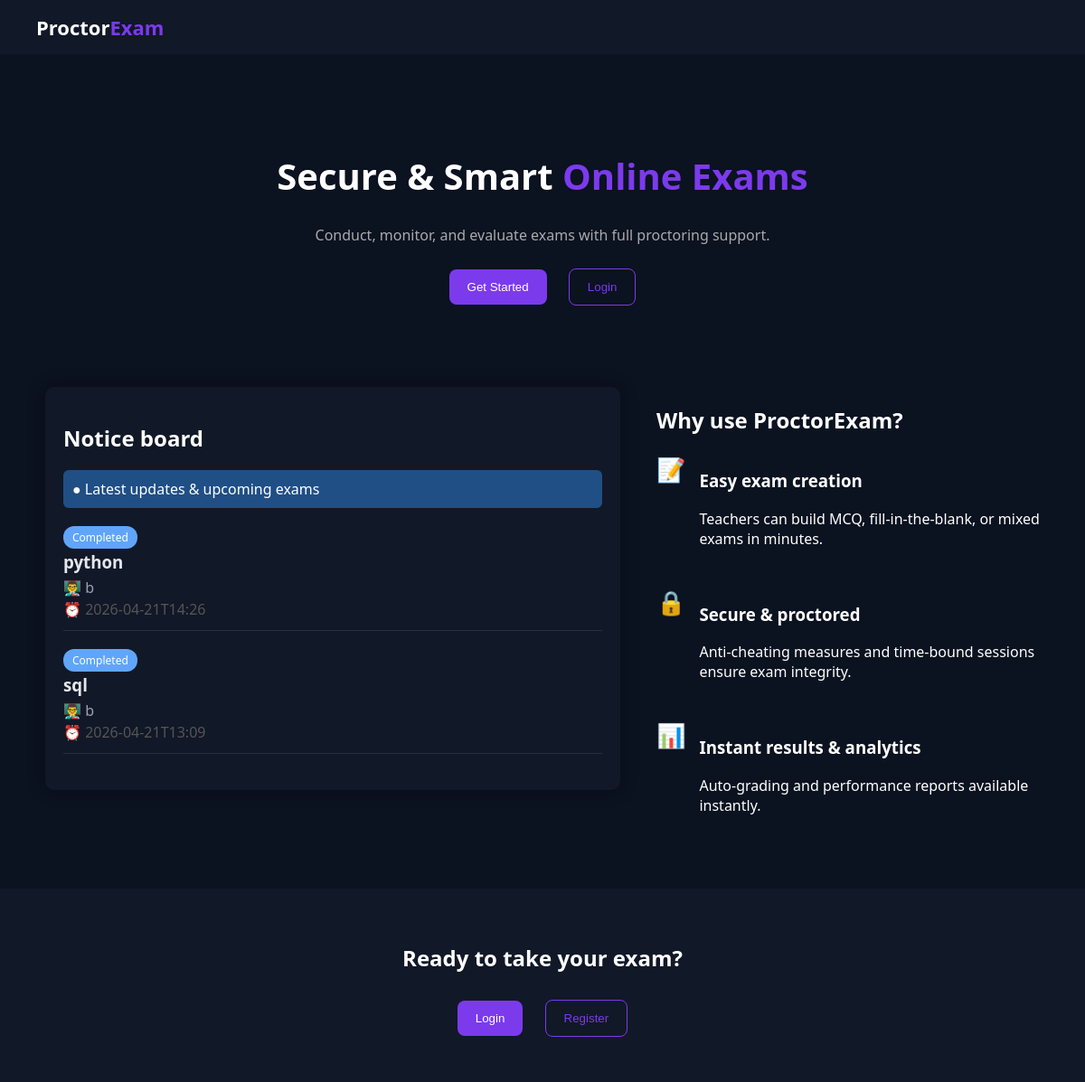
The app's page /, older data.
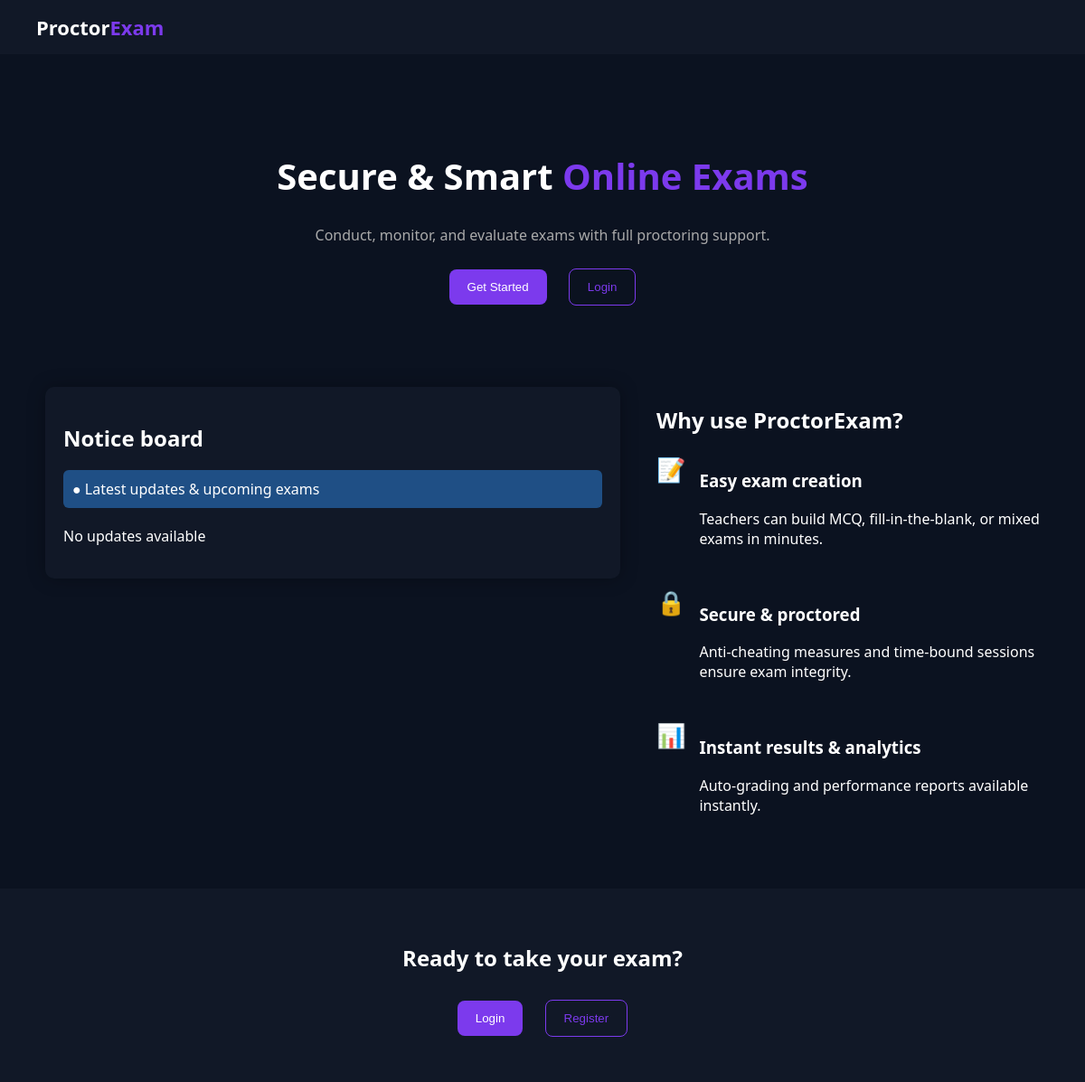
The same page, newer data.
### tables this page shows
CREATE TABLE exams (
    id INTEGER PRIMARY KEY AUTOINCREMENT,
    exam_name TEXT NOT NULL,
    subject TEXT NOT NULL,
    description TEXT,
    start_time TEXT NOT NULL,
    duration INTEGER NOT NULL,
    random_password TEXT NOT NULL,
    examiner_id INTEGER NOT NULL,
    results_published INTEGER DEFAULT 0,

    -- âœ… CSV FEATURE
    allowed_emails TEXT,

    FOREIGN KEY (examiner_id) REFERENCES users(id)
);

### app.py (the view)
@app.route('/')
def index():
    conn = get_db()
    exams = conn.execute("""
        SELECT e.id, e.exam_name, e.start_time, e.duration,
               u.username as teacher_name
        FROM exams e
        JOIN users u ON e.examiner_id = u.id
        ORDER BY e.start_time DESC
        LIMIT 5
    """).fetchall()
    from datetime import datetime, timedelta
    exam_list = []
    for exam in exams:
        start = datetime.strptime(exam['start_time'], "%Y-%m-%dT%H:%M")
        end = start + timedelta(minutes=exam['duration'])
        now = datetime.now()
        if start <= now <= end:
            status = "Live"
        elif start > now:
            status = "Upcoming"
        else:
            status = "Result"
        exam_list.append({
            "name": exam["exam_name"],
            "teacher": exam["teacher_name"],
            "start": exam["start_time"],
            "status": status
        })
    conn.close()
    return render_template('home.html', exams=exam_list)

### app.py (called while the page is built)
def get_db():
    conn = sqlite3.connect(DB_PATH, timeout=20)
    conn.row_factory = sqlite3.Row
    return conn

### templates/home.html (shortened to what this page needs)
<!DOCTYPE html>
<html lang="en">
<head>
</head>
<body>
<div class="navbar">
    <div class="logo">Proctor<span>Exam</span></div>
</div>
<div class="hero">
    <h1>Secure & Smart <span>Online Exams</span></h1>
    <p>Conduct, monitor, and evaluate exams with full proctoring support.</p>
    <a href="/register"><button class="btn btn-primary">Get Started</button></a>
    <a href="/login"><button class="btn btn-outline">Login</button></a>
</div>
<div class="main-content">
    <div class="left-section">
        <div class="notice-board">
            <h2>Notice board</h2>
            <div class="notice-header">
                ● Latest updates & upcoming exams
            </div>
            {% if exams and exams|length > 0 %}
                {% for exam in exams %}
                <div class="notice-item">
                    {% if exam.status == "Live" %}
                        <span class="badge live">Live</span>
                    {% elif exam.status == "Upcoming" %}
                        <span class="badge upcoming">Upcoming</span>
                    {% else %}
                        <span class="badge result">Completed</span>
                    {% endif %}
                    <h3>{{ exam.name }}</h3>
                    <p>
                        👨‍🏫 {{ exam.teacher }}
                    </p>
                    <p style="color:#555;">
                        ⏰ {{ exam.start }}
                    </p>
                </div>
                {% endfor %}
            {% else %}
                <p>No updates available</p>
            {% endif %}
        </div>
    </div>
    <div class="right-section">
        <h2>Why use ProctorExam?</h2>
        <div class="feature">
            <div class="icon">📝</div>
            <div>
                <h3>Easy exam creation</h3>
                <p>Teachers can build MCQ, fill-in-the-blank, or mixed exams in minutes.</p>
            </div>
        </div>
        <div class="feature">
            <div class="icon">🔒</div>
            <div>
                <h3>Secure & proctored</h3>
                <p>Anti-cheating measures and time-bound sessions ensure exam integrity.</p>
            </div>
        </div>
        <div class="feature">
            <div class="icon">📊</div>
            <div>
                <h3>Instant results & analytics</h3>
                <p>Auto-grading and performance reports available instantly.</p>
            </div>
        </div>
    </div>
</div>
<div class="footer">
    <h2>Ready to take your exam?</h2>
    <a href="/login"><button class="btn btn-primary">Login</button></a>
    <a href="/register"><button class="btn btn-outline">Register</button></a>
</div>
</body>
</html>

### templates/home.html (style rules this page uses)
body { margin: 0; font-family: 'Segoe UI', sans-serif; background: #0b1220; color: #fff; }
.navbar { display: flex; justify-content: space-between; padding: 15px 40px; background: #111827; }
.logo { font-size: 22px; font-weight: bold; }
.logo span { color: #7c3aed; }
.hero { text-align: center; padding: 80px 20px 40px; }
.hero h1 { font-size: 40px; }
.hero span { color: #7c3aed; }
.hero p { color: #aaa; }
.btn { padding: 12px 20px; margin: 10px; border-radius: 8px; cursor: pointer; }
.btn-primary { background: #7c3aed; color: white; border: none; }
.btn-outline { border: 1px solid #7c3aed; color: #7c3aed; background: transparent; }
.main-content { display: flex; gap: 40px; max-width: 1100px; margin: 40px auto; align-items: flex-start; }
.left-section { flex: 1.5; }
.right-section { flex: 1; }
.notice-board { background: #111827; color: #fff; border-radius: 10px; padding: 20px; box-shadow: 0 0 20px rgba(0,0,0,0.3); }
.notice-header { background: #1f4f85; color: #fff; padding: 10px; border-radius: 6px; margin-bottom: 20px; }
.right-section h2 { margin-bottom: 20px; }
.feature { display: flex; gap: 15px; margin-bottom: 25px; }
.icon { font-size: 26px; }
.footer { text-align: center; padding: 40px; background: #111827; }

Row changes from the older to the newer data that the page shows:
removed exams: name "python", teacher "b", start "2026-04-21T14:26"
removed exams: name "sql", teacher "b", start "2026-04-21T13:09"
Text that changed along with them:
text now shown: "No updates available"
